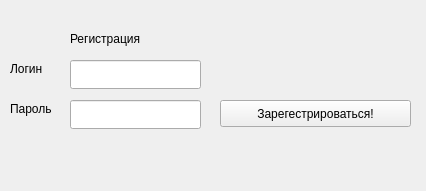
<?xml version="1.0" encoding="UTF-8"?>
<ui version="4.0">
 <class>Registration</class>
 <widget class="QWidget" name="Registration">
  <property name="geometry">
   <rect>
    <x>0</x>
    <y>0</y>
    <width>426</width>
    <height>191</height>
   </rect>
  </property>
  <property name="windowTitle">
   <string>Form</string>
  </property>
  <widget class="QLineEdit" name="login">
   <property name="geometry">
    <rect>
     <x>70</x>
     <y>60</y>
     <width>131</width>
     <height>29</height>
    </rect>
   </property>
   <property name="text">
    <string/>
   </property>
  </widget>
  <widget class="QLabel" name="label_4">
   <property name="geometry">
    <rect>
     <x>10</x>
     <y>100</y>
     <width>62</width>
     <height>17</height>
    </rect>
   </property>
   <property name="text">
    <string>Пароль</string>
   </property>
  </widget>
  <widget class="QPushButton" name="registration">
   <property name="geometry">
    <rect>
     <x>220</x>
     <y>100</y>
     <width>191</width>
     <height>27</height>
    </rect>
   </property>
   <property name="text">
    <string>Зарегестрироваться!</string>
   </property>
  </widget>
  <widget class="QLabel" name="label">
   <property name="geometry">
    <rect>
     <x>70</x>
     <y>30</y>
     <width>101</width>
     <height>17</height>
    </rect>
   </property>
   <property name="text">
    <string>Регистрация</string>
   </property>
  </widget>
  <widget class="QLineEdit" name="editPassword">
   <property name="geometry">
    <rect>
     <x>70</x>
     <y>100</y>
     <width>131</width>
     <height>29</height>
    </rect>
   </property>
   <property name="text">
    <string/>
   </property>
  </widget>
  <widget class="QLabel" name="label_2">
   <property name="geometry">
    <rect>
     <x>10</x>
     <y>60</y>
     <width>62</width>
     <height>17</height>
    </rect>
   </property>
   <property name="text">
    <string>Логин</string>
   </property>
  </widget>
 </widget>
 <resources/>
 <connections/>
</ui>
